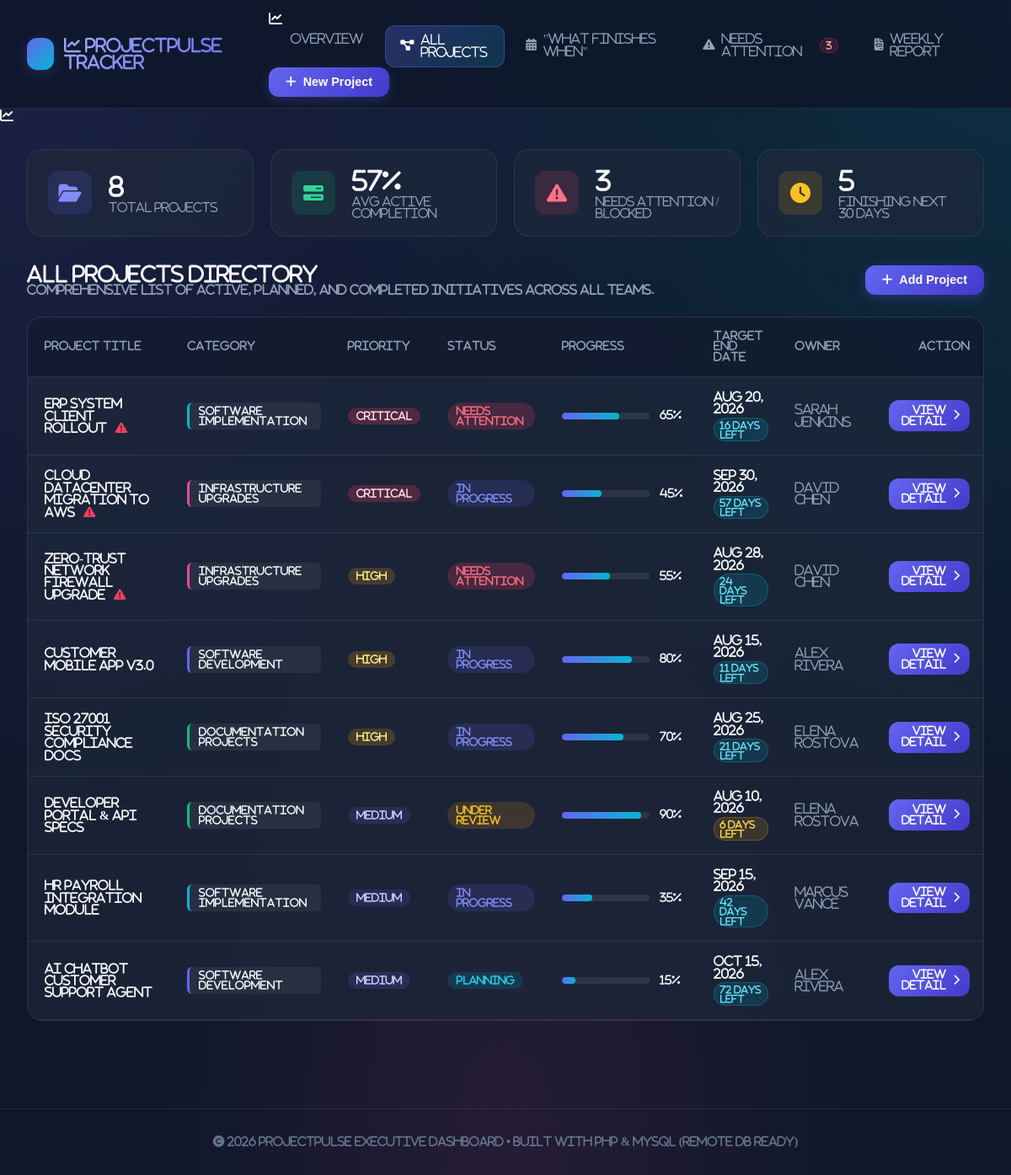
The app's page /projects.php with its own data.
### tables this page shows
CREATE TABLE `projects` (
  `id` INT AUTO_INCREMENT PRIMARY KEY,
  `title` VARCHAR(150) NOT NULL,
  `category_id` INT NOT NULL,
  `description` TEXT NULL,
  `status` ENUM('Planning', 'In Progress', 'Under Review', 'On Hold', 'Needs Attention', 'Completed') NOT NULL DEFAULT 'In Progress',
  `priority` ENUM('Low', 'Medium', 'High', 'Critical') NOT NULL DEFAULT 'Medium',
  `progress_percent` TINYINT UNSIGNED NOT NULL DEFAULT 0,
  `start_date` DATE NOT NULL,
  `target_completion_date` DATE NOT NULL,
  `actual_completion_date` DATE NULL,
  `owner_name` VARCHAR(100) NOT NULL,
  `needs_attention` TINYINT(1) NOT NULL DEFAULT 0,
  `attention_reason` TEXT NULL,
  `created_at` TIMESTAMP DEFAULT CURRENT_TIMESTAMP,
  `updated_at` TIMESTAMP DEFAULT CURRENT_TIMESTAMP ON UPDATE CURRENT_TIMESTAMP,
  FOREIGN KEY (`category_id`) REFERENCES `categories`(`id`) ON DELETE CASCADE
);

CREATE TABLE `categories` (
  `id` INT AUTO_INCREMENT PRIMARY KEY,
  `slug` VARCHAR(50) NOT NULL UNIQUE,
  `name` VARCHAR(100) NOT NULL,
  `icon` VARCHAR(50) NOT NULL DEFAULT 'folder',
  `description` VARCHAR(255) NULL,
  `color_code` VARCHAR(20) NOT NULL DEFAULT '#3b82f6',
  `created_at` TIMESTAMP DEFAULT CURRENT_TIMESTAMP
);

### includes/functions.php (called while the page is built, shortened)
<?php
function getProjects($filters = []) {
    $db = getDBConnection();
    $sql = "SELECT p.*, c.name as category_name, c.color_code as category_color, c.slug as category_slug,
            (SELECT COUNT(*) FROM pendings WHERE project_id = p.id AND status != 'Resolved') as open_pendings_count,
            (SELECT COUNT(*) FROM milestones WHERE project_id = p.id) as total_milestones,
            (SELECT COUNT(*) FROM milestones WHERE project_id = p.id AND status = 'Completed') as completed_milestones
            FROM projects p
            JOIN categories c ON p.category_id = c.id
            WHERE 1=1";
    $params = [];
    $sql .= " ORDER BY p.needs_attention DESC, FIELD(p.priority, 'Critical', 'High', 'Medium', 'Low'), p.target_completion_date ASC";
    try {
        $stmt = $db->prepare($sql);
        $stmt->execute($params);
        return $stmt->fetchAll();
    } catch (PDOException $e) {
        return [];
    }
}
function getRemainingDaysInfo($targetDate, $status = '') {
    $now = new DateTime(date('Y-m-d'));
    $target = new DateTime($targetDate);
    $diff = $now->diff($target);
    if ($now > $target) {
        $days = $diff->days;
        return [
            'text' => ($days === 0 ? 'Due Today' : "{$days} Days Overdue"),
            'class' => 'badge-danger',
            'is_overdue' => true,
            'days' => -$days
        ];
    } else {
        $days = $diff->days;
        if ($days <= 7) {
            $class = 'badge-warning';
        } else {
            $class = 'badge-info';
        }
        return [
            'text' => ($days === 0 ? 'Due Today' : "{$days} Days Left"),
            'class' => $class,
            'is_overdue' => false,
            'days' => $days
        ];
    }
}
function getStatusBadgeClass($status) {
    switch ($status) {
        case 'In Progress':     return 'status-in-progress';
        case 'Needs Attention': return 'status-attention';
        case 'Under Review':    return 'status-review';
        case 'Planning':        return 'status-planning';
    }
}
function getPriorityBadgeClass($priority) {
    switch ($priority) {
        case 'Critical':
        case 'Urgent':   return 'priority-critical';
        case 'High':     return 'priority-high';
        case 'Medium':   return 'priority-medium';
    }
}

### projects.php (the view)
<?php
require_once __DIR__ . '/includes/header.php';
$selectedCategory = $_GET['category'] ?? '';
$selectedStatus   = $_GET['status'] ?? '';
$projects = getProjects(['category' => $selectedCategory, 'status' => $selectedStatus]);
?>
<div style="display: flex; justify-content: space-between; align-items: center; margin-bottom: 1.5rem;">
  <div>
    <h2 style="font-size: 1.5rem; font-weight: 700;">All Projects Directory</h2>
    <p style="color: var(--text-muted); font-size: 0.9rem;">Comprehensive list of active, planned, and completed initiatives across all teams.</p>
  </div>
  <button class="btn-primary-action" onclick="openModal('addProjectModal')">
    <i class="fa-solid fa-plus"></i> Add Project
  </button>
</div>
<div class="panel-card" style="padding: 0; overflow-x: auto;">
  <table style="width: 100%; border-collapse: collapse; text-align: left; font-size: 0.9rem;">
    <thead>
      <tr style="background: rgba(15, 23, 42, 0.6); border-bottom: 1px solid var(--border-color); color: var(--text-muted); font-weight: 600; font-size: 0.8rem; text-transform: uppercase; letter-spacing: 0.5px;">
        <th style="padding: 1rem 1.25rem;">Project Title</th>
        <th style="padding: 1rem;">Category</th>
        <th style="padding: 1rem;">Priority</th>
        <th style="padding: 1rem;">Status</th>
        <th style="padding: 1rem; width: 180px;">Progress</th>
        <th style="padding: 1rem;">Target End Date</th>
        <th style="padding: 1rem;">Owner</th>
        <th style="padding: 1rem; text-align: right;">Action</th>
      </tr>
    </thead>
    <tbody>
      <?php if (empty($projects)): ?>
        <tr>
          <td colspan="8" style="padding: 2.5rem; text-align: center; color: var(--text-muted);">
            No projects found matching the criteria.
          </td>
        </tr>
      <?php else: ?>
        <?php foreach ($projects as $project): ?>
          <?php
            $daysInfo = getRemainingDaysInfo($project['target_completion_date'], $project['status']);
            $statusClass = getStatusBadgeClass($project['status']);
            $priorityClass = getPriorityBadgeClass($project['priority']);
          ?>
          <tr style="border-bottom: 1px solid var(--border-color); transition: var(--transition);" onmouseover="this.style.background='rgba(255,255,255,0.02)'" onmouseout="this.style.background='transparent'">
            <td style="padding: 1rem 1.25rem;">
              <a href="project_detail.php?id=<?= $project['id'] ?>" style="font-weight: 600; color: var(--text-main);">
                <?= htmlspecialchars($project['title']) ?>
              </a>
              <?php if ($project['needs_attention']): ?>
                <i class="fa-solid fa-triangle-exclamation" style="color: var(--accent-rose); margin-left: 0.4rem;" title="Needs Attention"></i>
              <?php endif; ?>
            </td>
            <td style="padding: 1rem;">
              <span class="category-tag" style="border-left: 3px solid <?= $project['category_color'] ?>;">
                <?= htmlspecialchars($project['category_name']) ?>
              </span>
            </td>
            <td style="padding: 1rem;">
              <span class="badge <?= $priorityClass ?>"><?= $project['priority'] ?></span>
            </td>
            <td style="padding: 1rem;">
              <span class="badge <?= $statusClass ?>"><?= $project['status'] ?></span>
            </td>
            <td style="padding: 1rem;">
              <div style="display: flex; align-items: center; gap: 0.75rem;">
                <div class="progress-bar-bg" style="flex: 1;">
                  <div class="progress-bar-fill" style="width: <?= $project['progress_percent'] ?>%;"></div>
                </div>
                <span style="font-size: 0.8rem; font-weight: 700; min-width: 32px;"><?= $project['progress_percent'] ?>%</span>
              </div>
            </td>
            <td style="padding: 1rem;">
              <div><?= date('M j, Y', strtotime($project['target_completion_date'])) ?></div>
              <span class="badge <?= $daysInfo['class'] ?>" style="font-size: 0.7rem; padding: 0.1rem 0.4rem; margin-top: 0.2rem;">
                <?= $daysInfo['text'] ?>
              </span>
            </td>
            <td style="padding: 1rem; color: var(--text-muted); font-weight: 500;">
              <?= htmlspecialchars($project['owner_name']) ?>
            </td>
            <td style="padding: 1rem; text-align: right;">
              <a href="project_detail.php?id=<?= $project['id'] ?>" class="btn-primary-action" style="padding: 0.35rem 0.75rem; font-size: 0.8rem; box-shadow: none;">
                View Detail <i class="fa-solid fa-chevron-right"></i>
              </a>
            </td>
          </tr>
        <?php endforeach; ?>
      <?php endif; ?>
    </tbody>
  </table>
</div>
<?php require_once __DIR__ . '/includes/footer.php'; ?>

### assets/css/style.css (style rules this page uses)
:root { --bg-dark: #0f172a; --bg-card: rgba(30, 41, 59, 0.7); --bg-card-hover: rgba(30, 41, 59, 0.9); --bg-input: rgba(15, 23, 42, 0.6); --border-color: rgba(255, 255, 255, 0.08); --border-highlight: rgba(99, 102, 241, 0.3); --text-main: #f8fafc; --text-muted: #94a3b8; --text-dim: #64748b; --primary: #6366f1; --primary-hover: #4f46e5; --primary-glow: rgba(99, 102, 241, 0.25); --accent-cyan: #06b6d4; --accent-emerald: #10b981; --accent-pink: #ec4899; --accent-amber: #f59e0b; --accent-rose: #f43f5e; --radius-sm: 6px; --radius-md: 12px; --radius-lg: 18px; --radius-full: 9999px; --shadow-main: 0 10px 30px -5px rgba(0, 0, 0, 0.5); --backdrop-blur: blur(16px); --transition: all 0.25s cubic-bezier(0.4, 0, 0.2, 1); }
* { margin: 0; padding: 0; box-sizing: border-box; }
body { font-family: 'Inter', system-ui, -apple-system, sans-serif; background-color: var(--bg-dark); background-image: radial-gradient(at 0% 0%, rgba(99, 102, 241, 0.15) 0px, transparent 50%), radial-gradient(at 100% 0%, rgba(6, 182, 212, 0.15) 0px, transparent 50%), radial-gradient(at 50% 100%, rgba(236, 72, 153, 0.1) 0px, transparent 50%); background-attachment: fixed; color: var(--text-main); line-height: 1.5; min-height: 100vh; display: flex; flex-direction: column; }
a { color: inherit; text-decoration: none; }
.btn-primary-action { background: linear-gradient(135deg, var(--primary) 0%, #4338ca 100%); color: #fff; border: none; padding: 0.6rem 1.25rem; border-radius: var(--radius-md); font-weight: 600; font-size: 0.9rem; cursor: pointer; display: inline-flex; align-items: center; gap: 0.5rem; box-shadow: 0 4px 14px var(--primary-glow); transition: var(--transition); }
.category-tag { display: inline-flex; align-items: center; gap: 0.4rem; font-size: 0.75rem; font-weight: 600; text-transform: uppercase; letter-spacing: 0.5px; padding: 0.25rem 0.65rem; border-radius: var(--radius-sm); background: rgba(255, 255, 255, 0.06); }
.progress-bar-bg { height: 8px; background: rgba(255, 255, 255, 0.08); border-radius: var(--radius-full); overflow: hidden; }
.progress-bar-fill { height: 100%; border-radius: var(--radius-full); background: linear-gradient(90deg, var(--primary) 0%, var(--accent-cyan) 100%); transition: width 0.6s ease; }
.badge { padding: 0.25rem 0.65rem; border-radius: var(--radius-full); font-size: 0.75rem; font-weight: 600; display: inline-flex; align-items: center; gap: 0.3rem; }
.badge-warning { background: rgba(245, 158, 11, 0.15); color: #fde047; border: 1px solid rgba(245, 158, 11, 0.3); }
.badge-info { background: rgba(6, 182, 212, 0.15); color: #67e8f9; border: 1px solid rgba(6, 182, 212, 0.3); }
.status-in-progress { background: rgba(99, 102, 241, 0.15); color: #818cf8; }
.status-attention { background: rgba(244, 63, 94, 0.2); color: #fb7185; }
.status-review { background: rgba(245, 158, 11, 0.15); color: #fbbf24; }
.status-planning { background: rgba(6, 182, 212, 0.15); color: #22d3ee; }
.priority-critical { background: rgba(244, 63, 94, 0.25); color: #ffe4e6; }
.priority-high { background: rgba(245, 158, 11, 0.2); color: #fef08a; }
.priority-medium { background: rgba(99, 102, 241, 0.15); color: #c7d2fe; }
.panel-card { background: var(--bg-card); backdrop-filter: var(--backdrop-blur); border: 1px solid var(--border-color); border-radius: var(--radius-lg); padding: 1.75rem; margin-bottom: 1.5rem; }

### records on screen
projects: title "ERP System Client Rollout", needs_attention 1 (drawn), category.name "SOFTWARE IMPLEMENTATION", priority "Critical", status "Needs Attention", progress_percent "65", target_completion_date "Aug 20, 2026", target_completion_date+status "16 Days Left", owner_name "Sarah Jenkins"
projects: title "Cloud Datacenter Migration to AWS", needs_attention 1 (drawn), category.name "INFRASTRUCTURE UPGRADES", priority "Critical", status "In Progress", progress_percent "45", target_completion_date "Sep 30, 2026", target_completion_date+status "57 Days Left", owner_name "David Chen"
projects: title "Zero-Trust Network Firewall Upgrade", needs_attention 1 (drawn), category.name "INFRASTRUCTURE UPGRADES", priority "High", status "Needs Attention", progress_percent "55", target_completion_date "Aug 28, 2026", target_completion_date+status "24 Days Left", owner_name "David Chen"
projects: title "Customer Mobile App v3.0", category.name "SOFTWARE DEVELOPMENT", priority "High", status "In Progress", progress_percent "80", target_completion_date "Aug 15, 2026", target_completion_date+status "11 Days Left", owner_name "Alex Rivera"
projects: title "ISO 27001 Security Compliance Docs", category.name "DOCUMENTATION PROJECTS", priority "High", status "In Progress", progress_percent "70", target_completion_date "Aug 25, 2026", target_completion_date+status "21 Days Left", owner_name "Elena Rostova"
projects: title "Developer Portal & API Specs", category.name "DOCUMENTATION PROJECTS", priority "Medium", status "Under Review", progress_percent "90", target_completion_date "Aug 10, 2026", text "6 Days Left", owner_name "Elena Rostova"
projects: title "HR Payroll Integration Module", category.name "SOFTWARE IMPLEMENTATION", priority "Medium", status "In Progress", progress_percent "35", target_completion_date "Sep 15, 2026", target_completion_date+status "42 Days Left", owner_name "Marcus Vance"
projects: title "AI Chatbot Customer Support Agent", category.name "SOFTWARE DEVELOPMENT", priority "Medium", status "Planning", progress_percent "15", target_completion_date "Oct 15, 2026", target_completion_date+status "72 Days Left", owner_name "Alex Rivera"

### other values on screen
$metrics['attention_needed'] "3"
$metrics['total_projects'] "8"
$metrics['avg_progress'] "57"
$metrics['finishing_soon'] "5"
